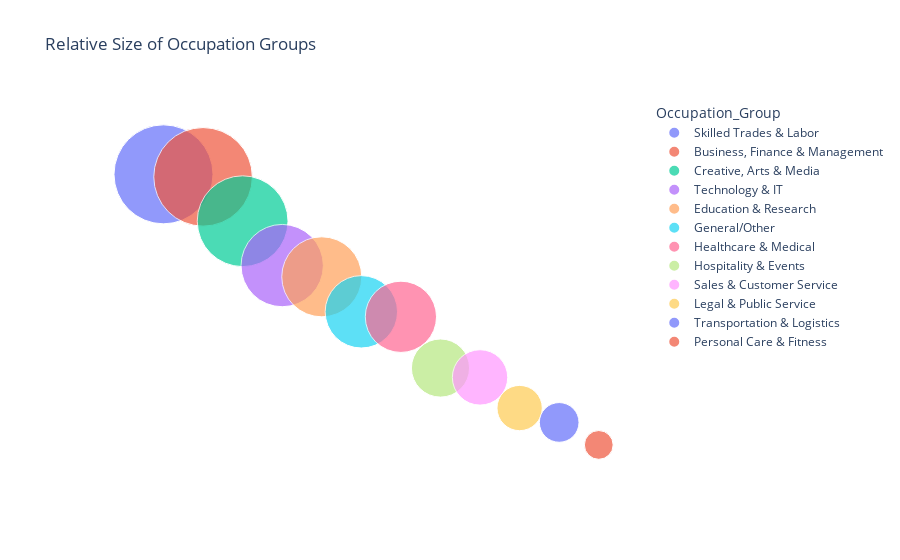

Notebook code for this chart:
### Markdown cell above
- Reduced 169 categories of `Occupation` feature into 12 generic categories

### Code cell
group_counts = df['Occupation_Group'].value_counts().reset_index()
group_counts.columns = ['Occupation_Group', 'Count']

fig_bubble = px.scatter(
    group_counts,
    x='Occupation_Group',
    y='Count',
    size='Count',
    color='Occupation_Group',
    hover_name='Occupation_Group',
    size_max=70,
    title='Relative Size of Occupation Groups'
)

fig_bubble.update_layout(
    xaxis_title='',
    yaxis_title='',
    xaxis=dict(showgrid=False, showticklabels=False, zeroline=False),
    yaxis=dict(showgrid=False, showticklabels=False, zeroline=False),
    plot_bgcolor='white',
    showlegend=True
)

# Mostrar la gráfica directamente
fig_bubble.show()

### Figure 1 — Plotly figure (JSON) as saved in the notebook; plotly's stock layout.template omitted (floating-point values rounded to 4 significant figures)
{"data": [{"hovertemplate": "<b>%{hovertext}</b><br><br>Occupation_Group=%{x}<br>Count=%{marker.size}<extra></extra>", "hovertext": ["Skilled Trades & Labor"], "legendgroup": "Skilled Trades & Labor", "marker": {"color": "#636efa", "size": [473], "sizemode": "area", "sizeref": 0.09653, "symbol": "circle"}, "mode": "markers", "name": "Skilled Trades & Labor", "orientation": "v", "showlegend": true, "type": "scatter", "x": ["Skilled Trades & Labor"], "xaxis": "x", "y": [473], "yaxis": "y"}, {"hovertemplate": "<b>%{hovertext}</b><br><br>Occupation_Group=%{x}<br>Count=%{marker.size}<extra></extra>", "hovertext": ["Business, Finance & Management"], "legendgroup": "Business, Finance & Management", "marker": {"color": "#EF553B", "size": [469], "sizemode": "area", "sizeref": 0.09653, "symbol": "circle"}, "mode": "markers", "name": "Business, Finance & Management", "orientation": "v", "showlegend": true, "type": "scatter", "x": ["Business, Finance & Management"], "xaxis": "x", "y": [469], "yaxis": "y"}, {"hovertemplate": "<b>%{hovertext}</b><br><br>Occupation_Group=%{x}<br>Count=%{marker.size}<extra></extra>", "hovertext": ["Creative, Arts & Media"], "legendgroup": "Creative, Arts & Media", "marker": {"color": "#00cc96", "size": [398], "sizemode": "area", "sizeref": 0.09653, "symbol": "circle"}, "mode": "markers", "name": "Creative, Arts & Media", "orientation": "v", "showlegend": true, "type": "scatter", "x": ["Creative, Arts & Media"], "xaxis": "x", "y": [398], "yaxis": "y"}, {"hovertemplate": "<b>%{hovertext}</b><br><br>Occupation_Group=%{x}<br>Count=%{marker.size}<extra></extra>", "hovertext": ["Technology & IT"], "legendgroup": "Technology & IT", "marker": {"color": "#ab63fa", "size": [327], "sizemode": "area", "sizeref": 0.09653, "symbol": "circle"}, "mode": "markers", "name": "Technology & IT", "orientation": "v", "showlegend": true, "type": "scatter", "x": ["Technology & IT"], "xaxis": "x", "y": [327], "yaxis": "y"}, {"hovertemplate": "<b>%{hovertext}</b><br><br>Occupation_Group=%{x}<br>Count=%{marker.size}<extra></extra>", "hovertext": ["Education & Research"], "legendgroup": "Education & Research", "marker": {"color": "#FFA15A", "size": [309], "sizemode": "area", "sizeref": 0.09653, "symbol": "circle"}, "mode": "markers", "name": "Education & Research", "orientation": "v", "showlegend": true, "type": "scatter", "x": ["Education & Research"], "xaxis": "x", "y": [309], "yaxis": "y"}, {"hovertemplate": "<b>%{hovertext}</b><br><br>Occupation_Group=%{x}<br>Count=%{marker.size}<extra></extra>", "hovertext": ["General/Other"], "legendgroup": "General/Other", "marker": {"color": "#19d3f3", "size": [253], "sizemode": "area", "sizeref": 0.09653, "symbol": "circle"}, "mode": "markers", "name": "General/Other", "orientation": "v", "showlegend": true, "type": "scatter", "x": ["General/Other"], "xaxis": "x", "y": [253], "yaxis": "y"}, {"hovertemplate": "<b>%{hovertext}</b><br><br>Occupation_Group=%{x}<br>Count=%{marker.size}<extra></extra>", "hovertext": ["Healthcare & Medical"], "legendgroup": "Healthcare & Medical", "marker": {"color": "#FF6692", "size": [245], "sizemode": "area", "sizeref": 0.09653, "symbol": "circle"}, "mode": "markers", "name": "Healthcare & Medical", "orientation": "v", "showlegend": true, "type": "scatter", "x": ["Healthcare & Medical"], "xaxis": "x", "y": [245], "yaxis": "y"}, {"hovertemplate": "<b>%{hovertext}</b><br><br>Occupation_Group=%{x}<br>Count=%{marker.size}<extra></extra>", "hovertext": ["Hospitality & Events"], "legendgroup": "Hospitality & Events", "marker": {"color": "#B6E880", "size": [163], "sizemode": "area", "sizeref": 0.09653, "symbol": "circle"}, "mode": "markers", "name": "Hospitality & Events", "orientation": "v", "showlegend": true, "type": "scatter", "x": ["Hospitality & Events"], "xaxis": "x", "y": [163], "yaxis": "y"}, {"hovertemplate": "<b>%{hovertext}</b><br><br>Occupation_Group=%{x}<br>Count=%{marker.size}<extra></extra>", "hovertext": ["Sales & Customer Service"], "legendgroup": "Sales & Customer Service", "marker": {"color": "#FF97FF", "size": [148], "sizemode": "area", "sizeref": 0.09653, "symbol": "circle"}, "mode": "markers", "name": "Sales & Customer Service", "orientation": "v", "showlegend": true, "type": "scatter", "x": ["Sales & Customer Service"], "xaxis": "x", "y": [148], "yaxis": "y"}, {"hovertemplate": "<b>%{hovertext}</b><br><br>Occupation_Group=%{x}<br>Count=%{marker.size}<extra></extra>", "hovertext": ["Legal & Public Service"], "legendgroup": "Legal & Public Service", "marker": {"color": "#FECB52", "size": [99], "sizemode": "area", "sizeref": 0.09653, "symbol": "circle"}, "mode": "markers", "name": "Legal & Public Service", "orientation": "v", "showlegend": true, "type": "scatter", "x": ["Legal & Public Service"], "xaxis": "x", "y": [99], "yaxis": "y"}, {"hovertemplate": "<b>%{hovertext}</b><br><br>Occupation_Group=%{x}<br>Count=%{marker.size}<extra></extra>", "hovertext": ["Transportation & Logistics"], "legendgroup": "Transportation & Logistics", "marker": {"color": "#636efa", "size": [76], "sizemode": "area", "sizeref": 0.09653, "symbol": "circle"}, "mode": "markers", "name": "Transportation & Logistics", "orientation": "v", "showlegend": true, "type": "scatter", "x": ["Transportation & Logistics"], "xaxis": "x", "y": [76], "yaxis": "y"}, {"hovertemplate": "<b>%{hovertext}</b><br><br>Occupation_Group=%{x}<br>Count=%{marker.size}<extra></extra>", "hovertext": ["Personal Care & Fitness"], "legendgroup": "Personal Care & Fitness", "marker": {"color": "#EF553B", "size": [40], "sizemode": "area", "sizeref": 0.09653, "symbol": "circle"}, "mode": "markers", "name": "Personal Care & Fitness", "orientation": "v", "showlegend": true, "type": "scatter", "x": ["Personal Care & Fitness"], "xaxis": "x", "y": [40], "yaxis": "y"}], "layout": {"legend": {"itemsizing": "constant", "title": {"text": "Occupation_Group"}, "tracegroupgap": 0}, "plot_bgcolor": "white", "showlegend": true, "title": {"text": "Relative Size of Occupation Groups"}, "xaxis": {"anchor": "y", "categoryarray": ["Skilled Trades & Labor", "Business, Finance & Management", "Creative, Arts & Media", "Technology & IT", "Education & Research", "General/Other", "Healthcare & Medical", "Hospitality & Events", "Sales & Customer Service", "Legal & Public Service", "Transportation & Logistics", "Personal Care & Fitness"], "categoryorder": "array", "domain": [0, 1], "showgrid": false, "showticklabels": false, "title": {"text": ""}, "zeroline": false}, "yaxis": {"anchor": "x", "domain": [0, 1], "showgrid": false, "showticklabels": false, "title": {"text": ""}, "zeroline": false}}}
